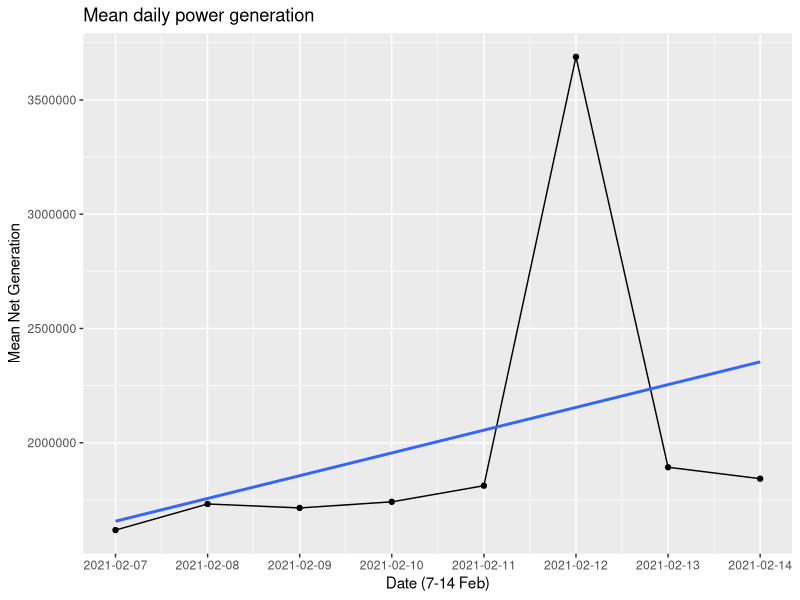
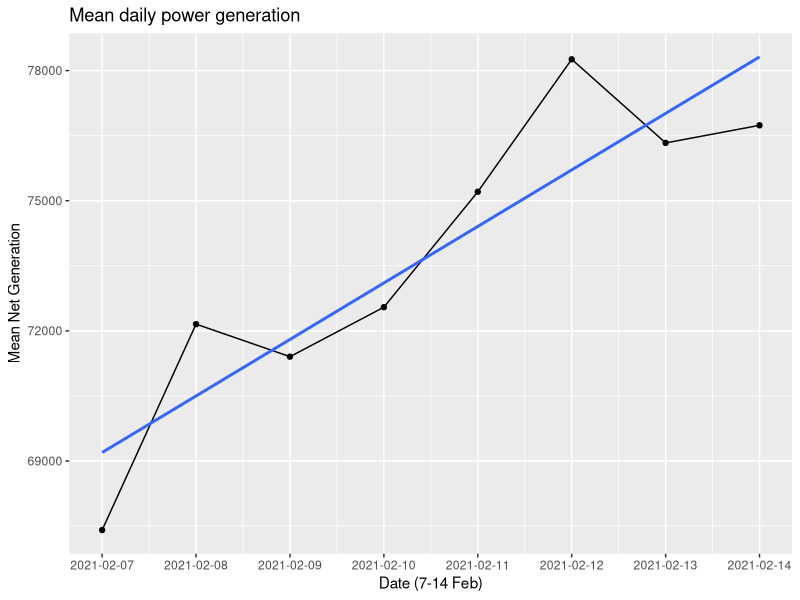
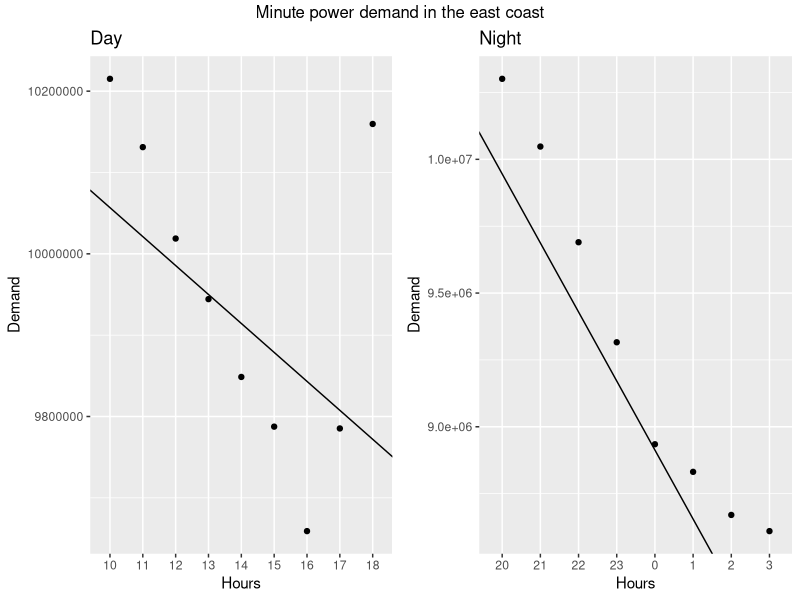

Source code (R) for these figures, in order:
library(dplyr)
library(ggplot2)
library(lubridate)
library(grid)
library(gridExtra)
library(stringr)


pdf('output/Week3_power.pdf')

Sys.setlocale("LC_TIME", "English")


# ---------- Load the data ---------- #

origianl_data_frame <- read.delim("data/table.tsv")


# ---------- Rearrange the data ---------- #

# rows to columns
df_list <- lapply(0:10, function(i) {
  start_idx <- i * 5 + 3
  end_idx <- start_idx + 3

  df_loc <- origianl_data_frame[, c(1, start_idx:end_idx)]
  colnames(df_loc)[2:5] <- c("Demand", "Day.ahead.demand.forecast", "Net.generation", "Total.interchange")
  df_loc$location <- colnames(origianl_data_frame)[start_idx - 1]
  df_loc
})

electric_fact <- do.call(rbind, df_list)

electric_fact <- electric_fact %>%
  mutate(
    DateTime = as.POSIXct(
      megawatthours,
      tz = "EST",
      format = "%H:%M EST %m/%d/%Y"
    )
  ) %>%
  mutate(Date = as.Date(DateTime), Hour = format(DateTime, format = "%H")) %>%
  arrange(DateTime)


# ========== Question 1 ========== #

# ---------- Estimate means, variance ---------- #

# create a data cube
electric_cube <-
  tapply(electric_fact$Net.generation,
    electric_fact[, c("DateTime", "location")],
    FUN = function(x) sum(x, na.rm = TRUE)
  )

# adjust times: -3 and -1 by moving the cells
for (loc in c("PACW", "CISO", "BPAT")) {
  electric_cube[, loc] <- c(electric_cube[seq(4, length(electric_cube[, loc])), loc], NA, NA, NA)
}

for (loc in c("MISO", "ERCO")) {
  electric_cube[, loc] <- c(electric_cube[seq(2, length(electric_cube[, loc])), loc], NA)
}

# rollup by date
new_df <- data.frame(DateTime = row.names(electric_cube), electric_cube, check.names = FALSE) %>% 
  mutate(Date = as.Date(DateTime)) %>% 
  select(-DateTime) %>% 
  group_by(Date) %>% 
  summarise_all(sum)
  
rollup.electric_cube <- as.matrix(new_df[, -1])
rownames(rollup.electric_cube) <- as.character(new_df$Date)
colnames(rollup.electric_cube) <- names(new_df)[-1]

weekOfFeb <- c("2021-02-07", "2021-02-08", "2021-02-09", "2021-02-10", "2021-02-11", "2021-02-12", "2021-02-13", "2021-02-14")

slice.rollup.electric_cube <- rollup.electric_cube[weekOfFeb, ]


# ---------- Chart - date to net.generation and mean line ---------- #

means <- apply(slice.rollup.electric_cube, 1, mean)

plot_df <- data.frame(date = as.Date(weekOfFeb), mean.net.generation = means)

# mean of sum
ggplot(plot_df, aes(date, mean.net.generation)) +
  xlab("Date (7-14 Feb)") +
  ylab("Mean Net Generation") +
  geom_line() +
  ggtitle("Mean daily power generation") +
  geom_point() +
  geom_smooth(method = "lm", formula = y ~ x, se = FALSE) +
  scale_x_date(date_breaks = "1 day")

# mean across all
electric_fact %>% 
  select(Date, Net.generation) %>% 
  filter(Date %in% as.Date(weekOfFeb)) %>%
  group_by(Date)%>% 
  summarize(means = mean(Net.generation)) %>%
ggplot(aes(Date, means)) +
  xlab("Date (7-14 Feb)") +
  ylab("Mean Net Generation") +
  geom_line() +
  ggtitle("Mean daily power generation") +
  geom_point() +
  geom_smooth(method = "lm", formula = y ~ x, se = FALSE) +
  scale_x_date(date_breaks = "1 day")


# ========== Question 2 ========== # רגרסיה רק לשאלה 2 להעביר לחישוב מטריצות להראות נוסחה שיעבוד לפי דקה
#  חישוב נפרד לכל תחום של שעות (שעות לפי אינדקס?)

east_coast <- c("PJM", "NYIS", "ISNE", "FPL", "CPLE")
day <- c("10", "11", "12", "13", "14", "15", "16", "17", "18")
night <- c("20", "21", "22", "23", "0", "1", "2", "3")
night_pad_zero <- str_pad(night, 2, pad = 0)

# create a data cube
demand_cube <-
  tapply(electric_fact$Demand,
         electric_fact[, c("DateTime", "Hour", "location")],
         FUN = function(x) sum = sum(x, na.rm = TRUE)
  )

drilldown.demand_cube <- apply(
  demand_cube, 
  c("Hour", "location"), 
  FUN = function(x) sum(x, na.rm = TRUE)
)

dice.drilldown.demand_cube <- drilldown.demand_cube[c(day, night_pad_zero), east_coast]

sum_by_hour <- apply(dice.drilldown.demand_cube, 1, sum)
day_demand <- sum_by_hour[day]
night_demand <- sum_by_hour[night_pad_zero]


# ---------- Calculate regression fit ---------- #

day.U <- matrix(c(rep(1, 9), seq(0, 9-1)), ncol = 2)
night.U <- matrix(c(rep(1, 8), seq(0, 8-1)), ncol = 2)

day.U_T <- t(day.U)
night.U_T <- t(night.U)

day.result <- solve(day.U_T %*% day.U) %*% day.U_T %*% day_demand
night.result <- solve(night.U_T %*% night.U) %*% night.U_T %*% night_demand


# day
intercept.day <- day.result[1]
slope.day <- day.result[2]

day_demand_df <- data.frame(hours = day, demand = day_demand)

day_plot <- ggplot(day_demand_df, aes(hours, demand)) +
  xlab("Hours") +
  ylab("Demand") +
  ggtitle("Day") +
  geom_point() +
  geom_abline(intercept = intercept.day, slope = slope.day)


# night
intercept.night <- night.result[1]
slope.night <- night.result[2]

night_demand_df <- data.frame(hours = night, demand = night_demand)

night_plot <- ggplot(night_demand_df, aes(factor(night, levels = c(10:23, 0:3)), demand)) +
  xlab("Hours") +
  ylab("Demand") +
  ggtitle("Night") +
  geom_point() +
  geom_abline(intercept = intercept.night, slope = slope.night)

grid.arrange(day_plot, night_plot, ncol = 2, top = textGrob("Minute power demand in the east coast"))

dev.off()
